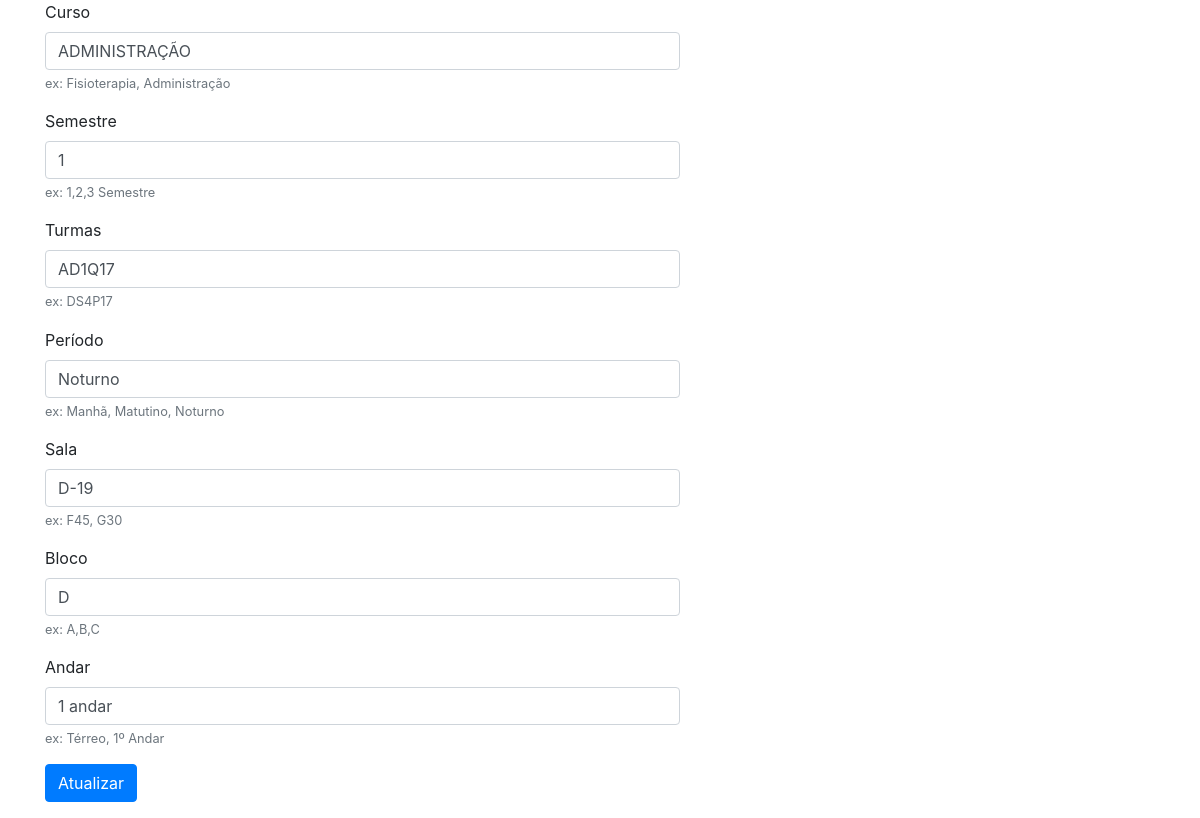
/editcourse.php?course=4 (signed in), run on the app's committed database.
### tables this page shows
CREATE TABLE `cursos` (
  `id` bigint(20) UNSIGNED NOT NULL,
  `curso` varchar(255) NOT NULL,
  `turma` varchar(255) NOT NULL,
  `sala` varchar(255) NOT NULL,
  `bloco` varchar(255) NOT NULL,
  `andar` varchar(255) NOT NULL,
  `semestre` int(11) NOT NULL,
  `periodo` varchar(255) NOT NULL,
  `created_at` timestamp NULL DEFAULT NULL,
  `updated_at` timestamp NULL DEFAULT NULL
);

### editcourse.php (the view, shortened to what this page needs)
<?php
require_once('db/conexao.php');
$id = $_GET["course"];
$stmt = $connection->prepare("SELECT * FROM `cursos` WHERE id = ?");
$stmt->bind_param('s', $id);
$stmt->execute();
$result = $stmt->get_result();
$aux_query = $result->fetch_assoc();
$curso = $aux_query["curso"];
$sala = $aux_query["sala"];
$semestre = $aux_query["semestre"];
$periodo = $aux_query["periodo"];
$bloco = $aux_query["bloco"];
$andar = $aux_query["andar"];
$turma = $aux_query["turma"];
?>
<html lang="en">
<head>
    <link rel="stylesheet" href="https://stackpath.bootstrapcdn.com/bootstrap/4.4.1/css/bootstrap.min.css">
</head>
<body>
    <div class="container">
        <div class="row">
            <div class="col-md-7">
                <form action="./actions/editar.php" method="post">
                    <div class="form-group">
                        <label for="exampleInputEmail1">Curso </label>
                        <input required name="curso" type="text" class="form-control" id="curso" value="<?= $curso ?>">
                        <small id="emailHelp" class="form-text text-muted">ex: Fisioterapia, Administração</small>
                    </div>
                    <div class="form-group">
                        <label for="exampleInputEmail1">Semestre </label>
                        <input required name="semestre" type="text" class="form-control" id="curso" value="<?= $semestre ?>">
                        <small id="emailHelp" class="form-text text-muted">ex: 1,2,3 Semestre</small>
                    </div>
                    <div class="form-group">
                        <label>Turmas</label>
                        <input required name="turma" type="text" class="form-control" id="turmas" value="<?= $turma ?>">
                        <small class="form-text text-muted">ex: DS4P17</small>
                    </div>
                    <div class="form-group">
                    <label>Período</label>
                    <input required name="periodo" type="text" class="form-control" id="periodo" value="<?= $periodo ?>">
                    <small class="form-text text-muted">ex: Manhã, Matutino, Noturno</small>
                </div>
                    <div class="form-group">
                        <label>Sala</label>
                        <input required name="sala" type="text" class="form-control" id="salas" value="<?= $sala ?>">
                        <small class="form-text text-muted">ex: F45, G30</small>
                    </div>
                    <div class="form-group">
                        <label>Bloco</label>
                        <input required name="bloco" type="text" class="form-control" id="turmas" value="<?= $bloco ?>">
                        <small class="form-text text-muted">ex: A,B,C</small>
                    </div>
                    <div class="form-group">
                        <label>Andar</label>
                        <input required name="andar" type="text" class="form-control" id="andar" value="<?= $andar ?>">
                        <small class="form-text text-muted">ex: Térreo, 1º Andar</small>
                    </div>
                    <button type="submit" class="btn btn-primary">Atualizar</button>
                </form>
            </div>
        </div>
    </div>
</body>
</html>

### data on the page
cursos: curso "ADMINISTRAÇÃO", semestre "1", turma "AD1Q17", periodo "Noturno", sala "D-19", bloco "D", andar "1 andar"
